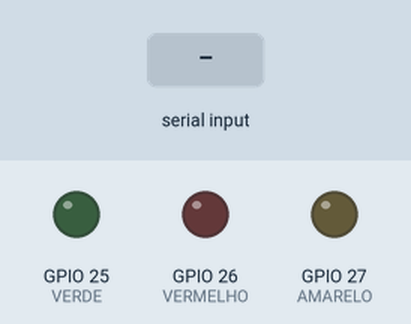
Bench run of a sketch on a simulated ESP32. On the bench: output pins drawn as LEDs (lit = HIGH). Inputs (shaded band) come from the test bench. Nothing arrives over Bluetooth unless stated; what the sketch prints to the serial monitor is not drawn.

Above: at 1.2 s.
1.3 s: "Y" received over the second serial link
At 2.5 s:
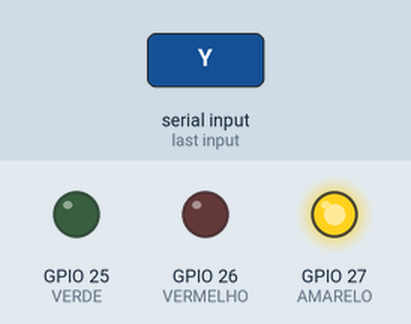
2.9 s: "R" received over the second serial link
At 3.8 s:
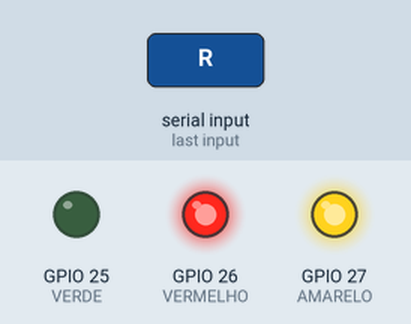
4.5 s: "G" received over the second serial link
At 5.1 s:
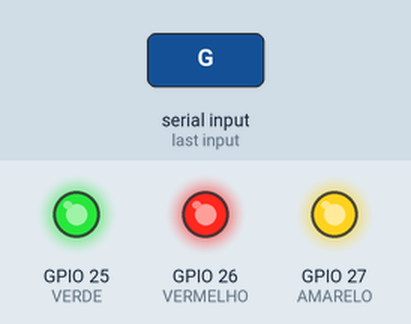
6.1 s: "Y" received over the second serial link
At 7.4 s:
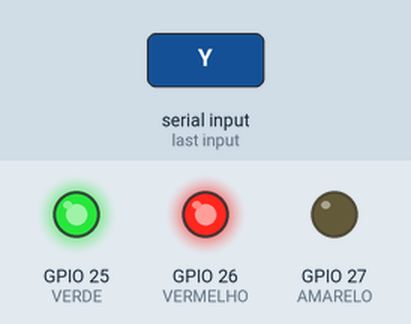
7.7 s: "R" received over the second serial link
At 8.7 s:
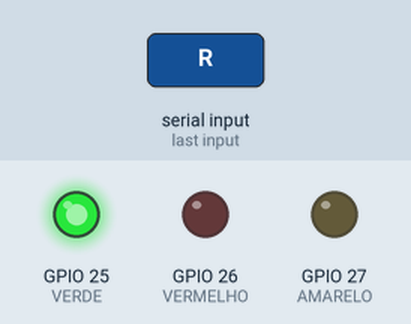
Timing chart, 0 to 10.3 s (numbered marks = the images above; inputs shaded):
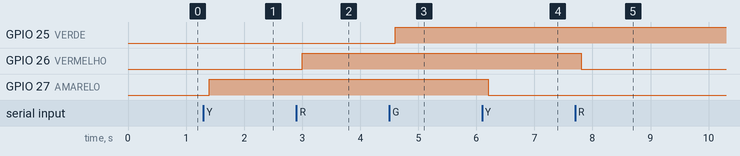

The sketch:

BluethootESP32.ino
```cpp
#include <BluetoothSerial.h>

BluetoothSerial SerialBT;

#define AMARELO 27
#define VERMELHO 26
#define VERDE 25

char LB;

void setup() {
  Serial.begin(115200);
  SerialBT.begin("ESP32");
  Serial.println("Dispositivo iniciado");

  pinMode(AMARELO, OUTPUT);
  pinMode(VERMELHO, OUTPUT);
  pinMode(VERDE, OUTPUT);
}

void loop() {
  if (SerialBT.available()) {  // só lê se tiver algo
    LB = (char)SerialBT.read();

    if (LB == 'Y') {
      digitalWrite(AMARELO, !digitalRead(AMARELO));
    }
              if (LB == 'LOWY') {
              digitalWrite(AMARELO, LOW);
            }
    if (LB == 'R') {
      digitalWrite(VERMELHO, !digitalRead(VERMELHO));
    }
             if (LB == 'LOWR') {
            digitalWrite(VERMELHO, LOW);
          }
    if (LB == 'G') {
      digitalWrite(VERDE, !digitalRead(VERDE));
    }
            if (LB == 'LOWG') {
              digitalWrite(VERDE, LOW);
            }
  }
  delay(200);
}
```

Measured:
- after the input at 1.3 s, GPIO 27 (AMARELO): LOW → HIGH after 0.10 s
- after the input at 2.9 s, GPIO 26 (VERMELHO): LOW → HIGH after 0.10 s
- after the input at 4.5 s, GPIO 25 (VERDE): LOW → HIGH after 0.10 s
- after the input at 6.1 s, GPIO 27 (AMARELO): HIGH → LOW after 0.10 s
- after the input at 7.7 s, GPIO 26 (VERMELHO): HIGH → LOW after 0.10 s
